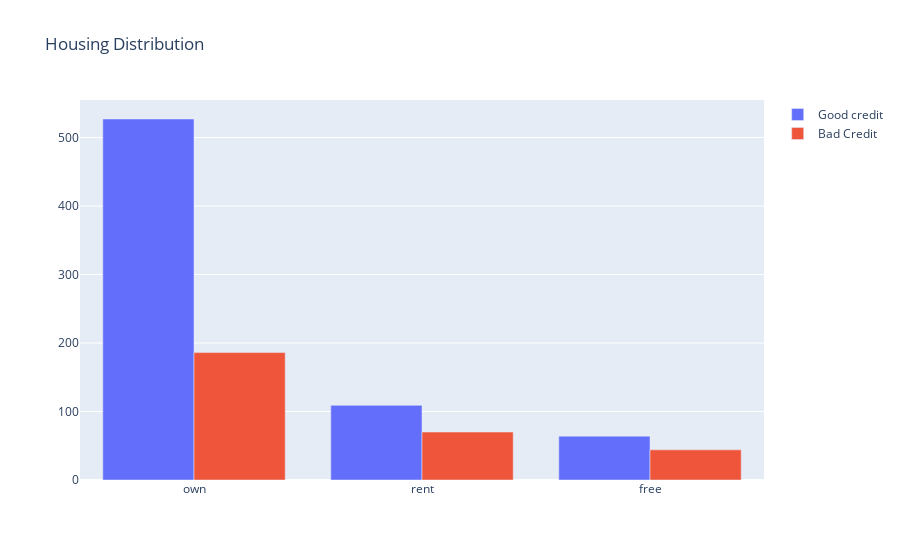

Source (notebook cell):
### Code cell
# First plot
trace0 = go.Bar(
    x=df_credit[df_credit["Risk"] == "good"]["Housing"].value_counts().index.values,
    y=df_credit[df_credit["Risk"] == "good"]["Housing"].value_counts().values,
    name="Good credit",
)

# Second plot
trace1 = go.Bar(
    x=df_credit[df_credit["Risk"] == "bad"]["Housing"].value_counts().index.values,
    y=df_credit[df_credit["Risk"] == "bad"]["Housing"].value_counts().values,
    name="Bad Credit",
)

data = [trace0, trace1]

layout = go.Layout(title="Housing Distribution")
fig = go.Figure(data=data, layout=layout)

py.iplot(fig)

### Figure 1 — Plotly figure (JSON) as saved in the notebook; plotly's stock layout.template omitted (floating-point values rounded to 4 significant figures)
{"data": [{"name": "Good credit", "type": "bar", "x": ["own", "rent", "free"], "y": [527, 109, 64]}, {"name": "Bad Credit", "type": "bar", "x": ["own", "rent", "free"], "y": [186, 70, 44]}], "layout": {"title": {"text": "Housing Distribution"}}}
